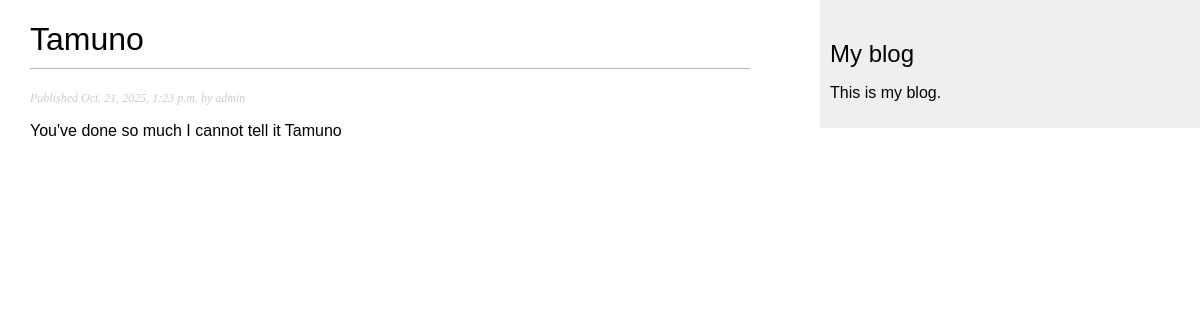
The app's page /blog/2/ with its own data.
### blog/models.py (models this page shows, shortened)
class Post(models.Model):
    class Status(models.TextChoices): #status of every post
        DRAFT = 'DF', 'Draft'
        PUBLISHED = 'PB', 'Published'
    title = models.CharField(max_length=250)
    slug = models.SlugField(max_length=250)
    author = models.ForeignKey(
        settings.AUTH_USER_MODEL,
        on_delete=models.CASCADE,
        related_name='blog_posts'
    )
    body = models.TextField()
    published_date = models.DateTimeField(default=timezone.now)
    created_at = models.DateTimeField(auto_now_add=True)
    updated_at = models.DateTimeField(auto_now=True)
    status = models.CharField(max_length=2,
                              choices=Status,
                              default=Status.DRAFT)
    objects = models.Manager() #default manager
    published = PublishedManager() #custom manager
    class Meta:
        ordering = ['-published_date']
        indexes  = [
            models.Index(fields=['-published_date'])
        ]

### blog/views.py (the view)
# urls.py: path('<int:id>/', views.post_detail, name= 'post_detail'),
def post_detail(request, id):
    post = get_object_or_404(
        Post,
        id = id,
        status = Post.Status.PUBLISHED
    )
    return render(
        request,
        'blog/post/detail.html',
        {'post': post}
    )

### blog/templates/blog/post/detail.html (shortened to what this page needs)
{% extends "blog/base.html" %}
 {% block content %}
  <h1>{{ post.title }}</h1>
  <p class="date">
    Published {{ post.published_date }} by {{ post.author }}
  </p>
  {{ post.body|linebreaks }}
 {% endblock %}

### blog/static/css/blog.css (style rules this page uses)
body { margin:0; padding:0; font-family:helvetica, sans-serif; }
h1 { font-weight:normal; border-bottom:1px solid #bbb; padding:0 0 10px 0; }
p.date { color:#ccc; font-family: georgia, serif; font-size: 12px; font-style: italic; }

### records on screen
Post: title "Tamuno", published_date "Oct. 21, 2025, 1:23 p.m.", author "admin", body "You've done so much I cannot tell it Tamuno"
